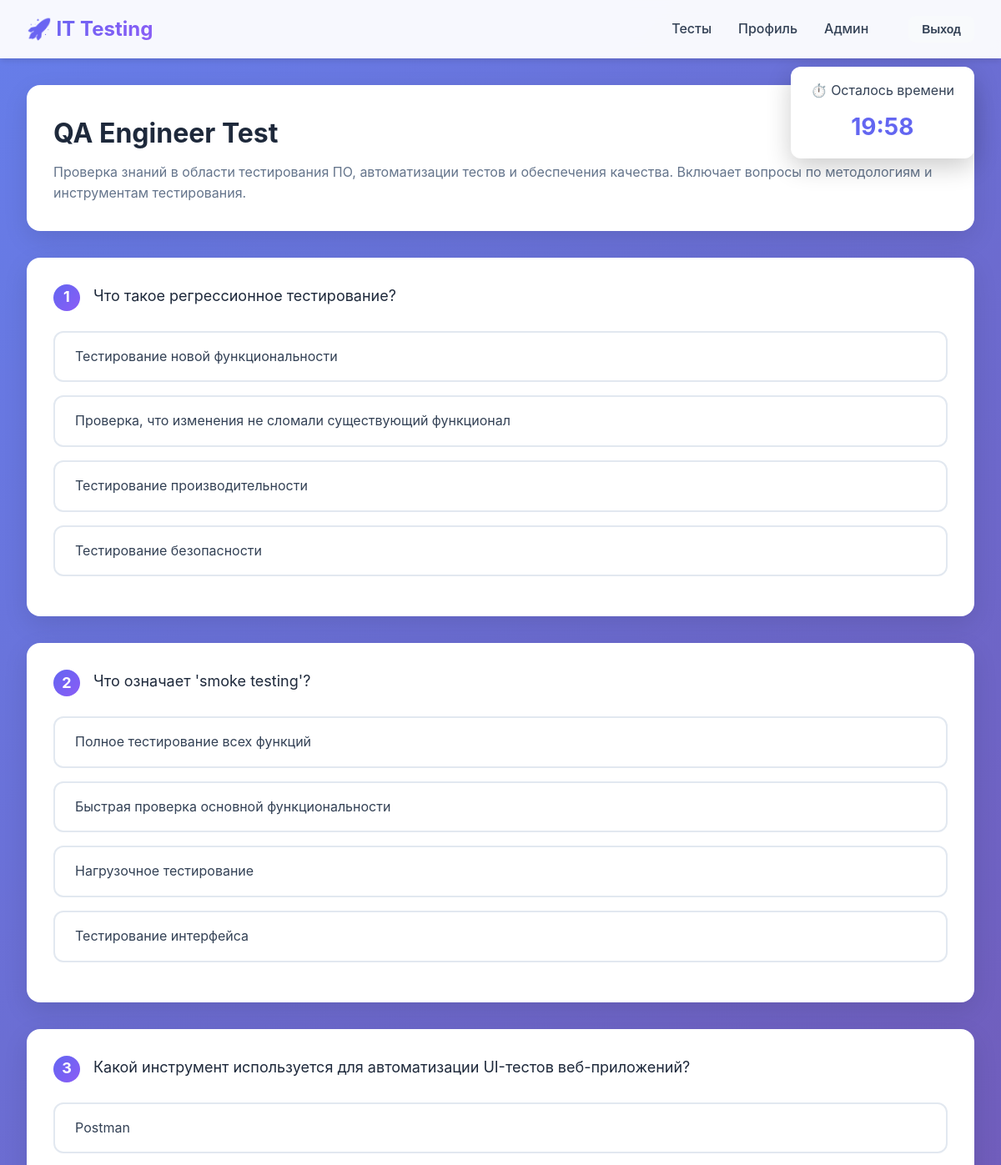
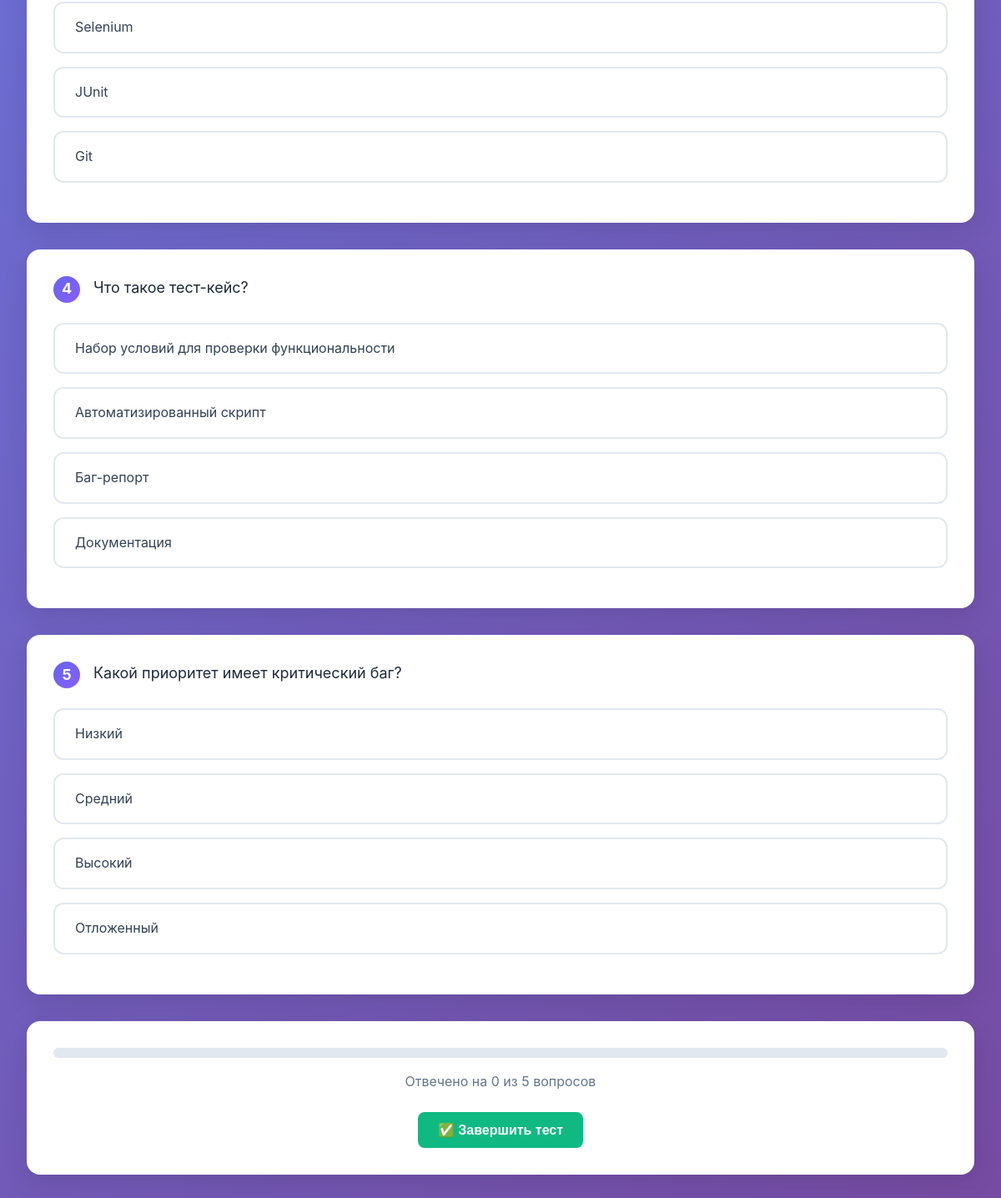
Screenshot of /test/6/ (signed in) with the database file from the repository (2 pictures, top to bottom).
### myapp/models.py (models this page shows, shortened)
class Test(models.Model):
    SPECIALIZATION_CHOICES = (
        ('backend', 'Backend'),
        ('frontend', 'Frontend'),
        ('qa', 'QA'),
        ('fullstack', 'Fullstack'),
        ('devops', 'DevOps'),
    )
    title = models.CharField(max_length=200, verbose_name="Название теста")
    description = models.TextField(verbose_name="Описание")
    specialization = models.CharField(
        max_length=50,
        choices=SPECIALIZATION_CHOICES,
        default='backend',
        verbose_name="Специализация"
    )
    time_limit_minutes = models.IntegerField(default=60, verbose_name="Лимит времени (минуты)")
    created_at = models.DateTimeField(auto_now_add=True, verbose_name="Дата создания")
    is_active = models.BooleanField(default=True, verbose_name="Активен")
    class Meta:
        verbose_name = "Тест"
        verbose_name_plural = "Тесты"
        ordering = ['-created_at']

class Question(models.Model):
    QUESTION_TYPE_CHOICES = (
        ('single', 'Одиночный выбор'),
        ('code', 'Задача по программированию'),
    )
    test = models.ForeignKey(
        Test,
        on_delete=models.CASCADE,
        related_name='questions',
        verbose_name="Тест"
    )
    text = models.TextField(verbose_name="Текст вопроса")
    question_type = models.CharField(
        max_length=20,
        choices=QUESTION_TYPE_CHOICES,
        default='single',
        verbose_name="Тип вопроса"
    )
    code_template = models.TextField(
        blank=True,
        default='',
        verbose_name="Шаблон кода",
        help_text="Начальный код для задачи по программированию"
    )
    expected_output = models.TextField(
        blank=True,
        default='',
        verbose_name="Ожидаемый результат",
        help_text="Ожидаемый вывод программы для проверки"
    )
    order = models.IntegerField(default=0, verbose_name="Порядок")
    class Meta:
        verbose_name = "Вопрос"
        verbose_name_plural = "Вопросы"
        ordering = ['order', 'id']

class Answer(models.Model):
    question = models.ForeignKey(
        Question,
        on_delete=models.CASCADE,
        related_name='answers',
        verbose_name="Вопрос"
    )
    text = models.CharField(max_length=500, verbose_name="Текст ответа")
    is_correct = models.BooleanField(default=False, verbose_name="Правильный ответ")
    class Meta:
        verbose_name = "Ответ"
        verbose_name_plural = "Ответы"

### myapp/views.py (the view)
# urls.py: path('test/<int:pk>/', views.test_detail, name='test_detail'),
@login_required
def test_detail(request, pk):
    test = get_object_or_404(Test, pk=pk, is_active=True)
    questions = test.questions.prefetch_related('answers').order_by('order', 'id')
    return render(request, 'myapp/test_detail.html', {
        'test': test,
        'questions': questions
    })

### myapp/templates/myapp/test_detail.html (shortened to what this page needs)
{% extends 'myapp/base.html' %}
{% load static %}
{% block extra_css %}
<link rel="stylesheet" href="https://cdnjs.cloudflare.com/ajax/libs/codemirror/5.65.2/codemirror.min.css">
<link rel="stylesheet" href="https://cdnjs.cloudflare.com/ajax/libs/codemirror/5.65.2/theme/monokai.min.css">
<link rel="stylesheet" href="{% static 'myapp/css/test_detail.css' %}">
{% endblock %}
{% block content %}
<div class="container">
    <div class="timer" id="timer" data-time-limit="{{ test.time_limit_minutes }}">
        <div>⏱️ Осталось времени</div>
        <div class="timer-value" id="timer-value"></div>
    </div>
    <div class="test-header">
        <h1>{{ test.title }}</h1>
        <p>{{ test.description }}</p>
    </div>
    <form method="post" action="{% url 'submit_test' test.pk %}" id="test-form">
        {% for question in questions %}
        <div class="question-card">
            <div class="question-text">
                <span class="question-number">{{ forloop.counter }}</span>
                <span>{{ question.text }}</span>
            </div>
            {% if question.question_type == 'single' %}
                <ul class="answers-list">
                    {% for answer in question.answers.all %}
                    <li class="answer-item">
                        <label for="answer-{{ answer.pk }}" class="answer-label">
                            {{ answer.text }}
                        </label>
                    </li>
                    {% endfor %}
                </ul>
            {% endif %}
        </div>
        {% endfor %}
        <div class="submit-section">
            <div class="progress-bar">
            </div>
            <p id="progress-text" data-total="{{ questions.count }}">Отвечено на 0 из {{ questions.count }} вопросов</p>
            <button type="submit" class="btn btn-success">
                ✅ Завершить тест
            </button>
        </div>
    </form>
</div>
{% endblock %}

### myapp/static/myapp/css/test_detail.css (style rules this page uses)
.timer { position: fixed; top: 80px; right: 2rem; background: white; padding: 1rem 1.5rem; border-radius: 12px; box-shadow: 0 10px 30px rgba(0, 0, 0, 0.2); z-index: 999; text-align: center; min-width: 150px; }
.timer-value { font-size: 1.75rem; font-weight: 700; color: var(--primary); margin-top: 0.5rem; }
.test-header { background: white; border-radius: 16px; padding: 2rem; margin-bottom: 2rem; box-shadow: 0 10px 30px rgba(0, 0, 0, 0.1); }
.test-header h1 { color: var(--dark); margin-bottom: 0.5rem; }
.test-header p { color: var(--text-light); }
.question-card { background: white; border-radius: 16px; padding: 2rem; margin-bottom: 2rem; box-shadow: 0 10px 30px rgba(0, 0, 0, 0.1); }
.question-text { font-size: 1.125rem; color: var(--dark); margin-bottom: 1.5rem; display: flex; align-items: flex-start; gap: 1rem; }
.question-number { background: linear-gradient(135deg, var(--primary), var(--secondary)); color: white; width: 32px; height: 32px; border-radius: 50%; display: flex; align-items: center; justify-content: center; font-weight: 700; flex-shrink: 0; }
.answers-list { list-style: none; }
.answer-item { margin-bottom: 1rem; }
.answer-label { display: block; padding: 1rem 1.5rem; border: 2px solid var(--border); border-radius: 12px; cursor: pointer; transition: all 0.3s; }
.submit-section { background: white; border-radius: 16px; padding: 2rem; box-shadow: 0 10px 30px rgba(0, 0, 0, 0.1); text-align: center; }
.progress-bar { width: 100%; height: 12px; background: var(--border); border-radius: 6px; overflow: hidden; margin-bottom: 1rem; }
#progress-text { color: var(--text-light); margin-bottom: 1.5rem; }

### myapp/templates/myapp/base.html (style rules this page uses)
* { margin: 0; padding: 0; box-sizing: border-box; }
:root { --primary: #6366f1; --primary-dark: #4f46e5; --secondary: #8b5cf6; --success: #10b981; --danger: #ef4444; --warning: #f59e0b; --dark: #1e293b; --light: #f8fafc; --border: #e2e8f0; --text: #334155; --text-light: #64748b; }
body { font-family: -apple-system, BlinkMacSystemFont, 'Segoe UI', Roboto, Oxygen, Ubuntu, Cantarell, sans-serif; background: linear-gradient(135deg, #667eea 0%, #764ba2 100%); min-height: 100vh; color: var(--text); line-height: 1.6; }
.container { max-width: 1200px; margin: 0 auto; padding: 2rem; }
.btn { display: inline-block; padding: 0.75rem 1.5rem; border-radius: 8px; font-weight: 600; text-decoration: none; border: none; cursor: pointer; transition: all 0.3s; font-size: 1rem; }
.btn-success { background: var(--success); color: white; }

### rows the page displays
Test: title "QA Engineer Test", description "Проверка знаний в области тестирования ПО, автоматизации тестов и обеспечения качества. Включает вопросы по методологиям и инструментам тестирования."
Question: text "Что такое регрессионное тестирование?"
Answer: text "Тестирование новой функциональности"
Answer: text "Проверка, что изменения не сломали существующий функционал"
Answer: text "Тестирование производительности"
Answer: text "Тестирование безопасности"
Question: text "Что означает 'smoke testing'?"
Answer: text "Полное тестирование всех функций"
Answer: text "Быстрая проверка основной функциональности"
Answer: text "Нагрузочное тестирование"
Answer: text "Тестирование интерфейса"
Question: text "Какой инструмент используется для автоматизации UI-тестов веб-приложений?"
Answer: text "Postman"
Answer: text "Selenium"
Answer: text "JUnit"
Answer: text "Git"
Question: text "Что такое тест-кейс?"
Answer: text "Набор условий для проверки функциональности"
Answer: text "Автоматизированный скрипт"
Answer: text "Баг-репорт"
Answer: text "Документация"
Question: text "Какой приоритет имеет критический баг?"
Answer: text "Низкий"
Answer: text "Средний"
Answer: text "Высокий"
Answer: text "Отложенный"
